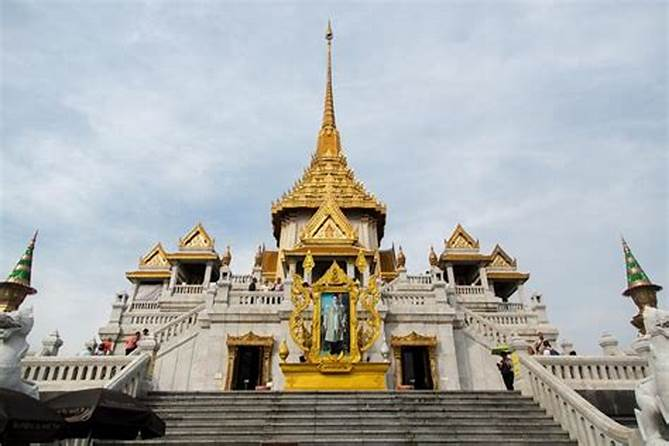
#> input picture bangkok.jpg, 669 x 446 px
$ python blackScreen.py
#> lines starting #> are read from the running program, lines starting #| are printed output that depends on the picture; after the words box and inside, x2 and y2 are one past the last pixel; in counts of white or black regions, pixels touching at a corner belong together
import cv2
import numpy as np


image = cv2.imread("bangkok.jpg")
#> image is the input picture: shape (446, 669, 3); mean B, G, R 169.5, 171, 169
frame = cv2.imread("black1.jpg")
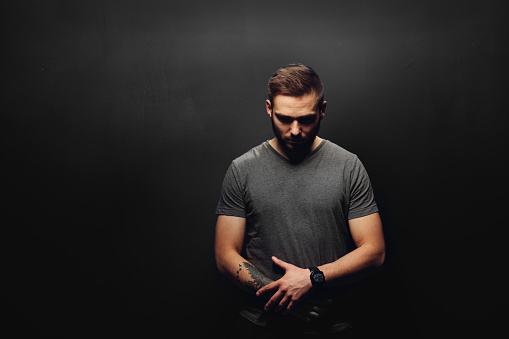
#> input picture black1.jpg, 509 x 339 px
#> frame is the input picture: shape (339, 509, 3); mean B, G, R 33.2, 33.9, 36.2

while True:

    #ret, frame = video.read()
    #print(frame)
    frame = cv2.resize(frame, (640, 480))
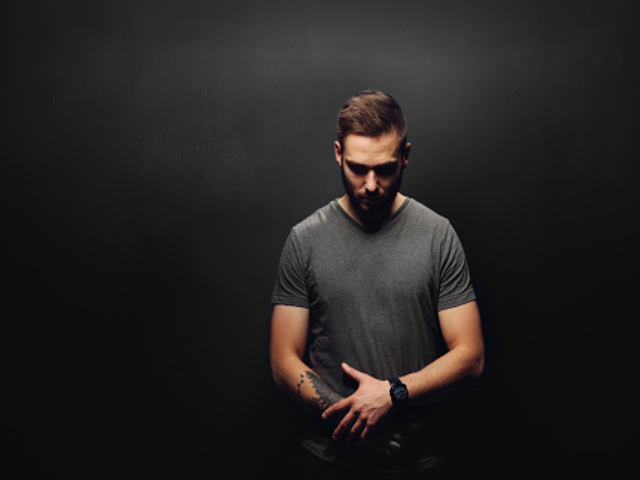
#> frame: shape (480, 640, 3); mean B, G, R 33.1, 33.8, 36.1
    image = cv2.resize(image, (640, 480))
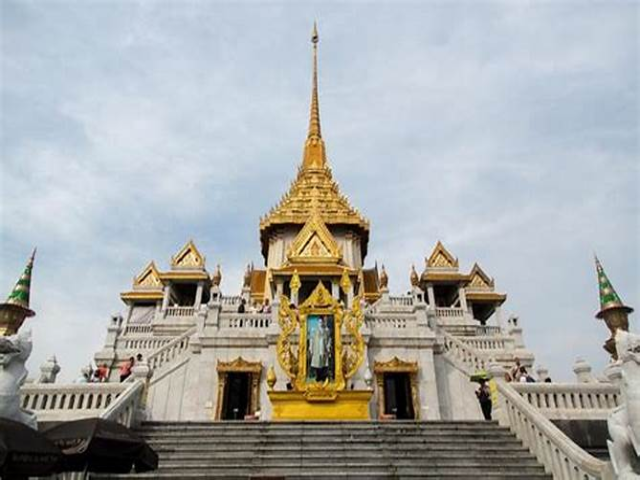
#> image: shape (480, 640, 3); mean B, G, R 169.4, 170.9, 168.9


    u_black = np.array([104, 153, 70])
    l_black = np.array([30, 30, 0])

    mask = cv2.inRange(frame, l_black, u_black)
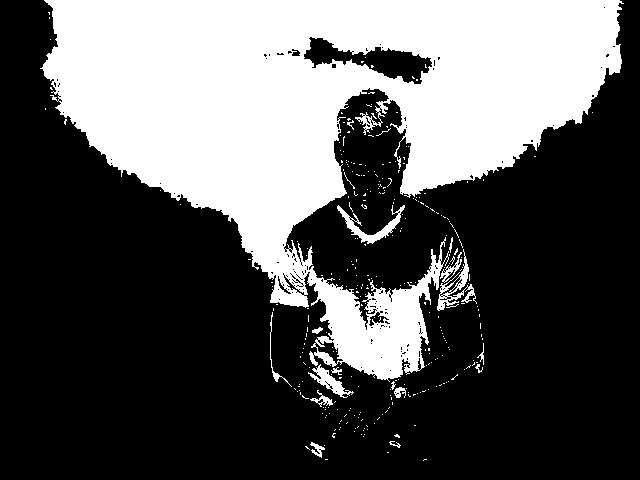
#> mask: shape (480, 640); 34.6% white; 307 white regions (289 under 20 px), largest, box (x1, y1, x2, y2) and area: (40, 0, 624, 382) 102972, (337, 205, 405, 244) 651, (437, 249, 477, 311) 610
    res = cv2.bitwise_and(frame, frame, mask = mask)
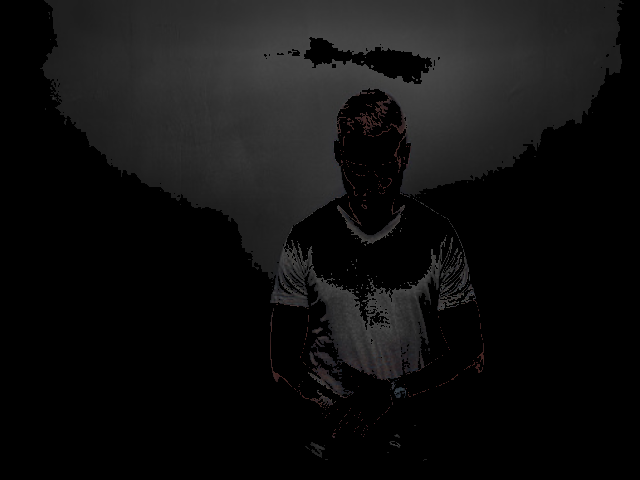
#> res: shape (480, 640, 3); mean B, G, R 16, 16, 16.1

    f = frame - res
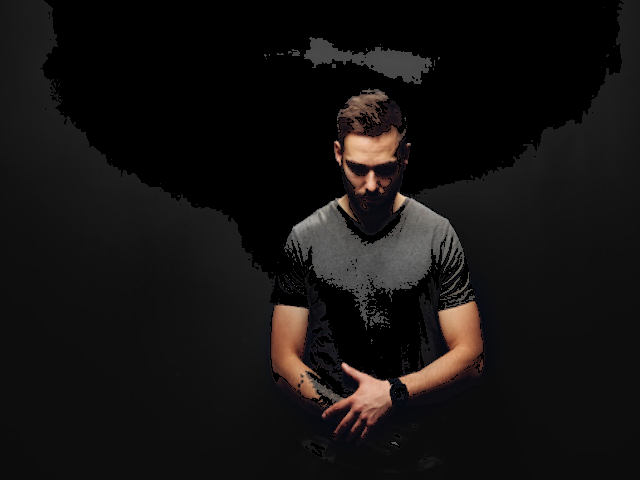
#> f: shape (480, 640, 3); mean B, G, R 17.1, 17.9, 20
    f = np.where(f == 0, image, f)
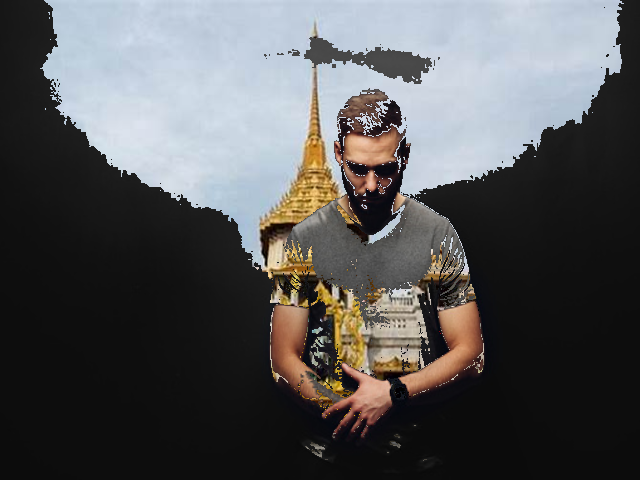
#> f: shape (480, 640, 3); mean B, G, R 86.7, 85.8, 85.8

    cv2.imshow("video", frame)
    cv2.imshow("mask", f)

    cv2.waitKey(1)

#video.release()
cv2.destroyAllWindows()
